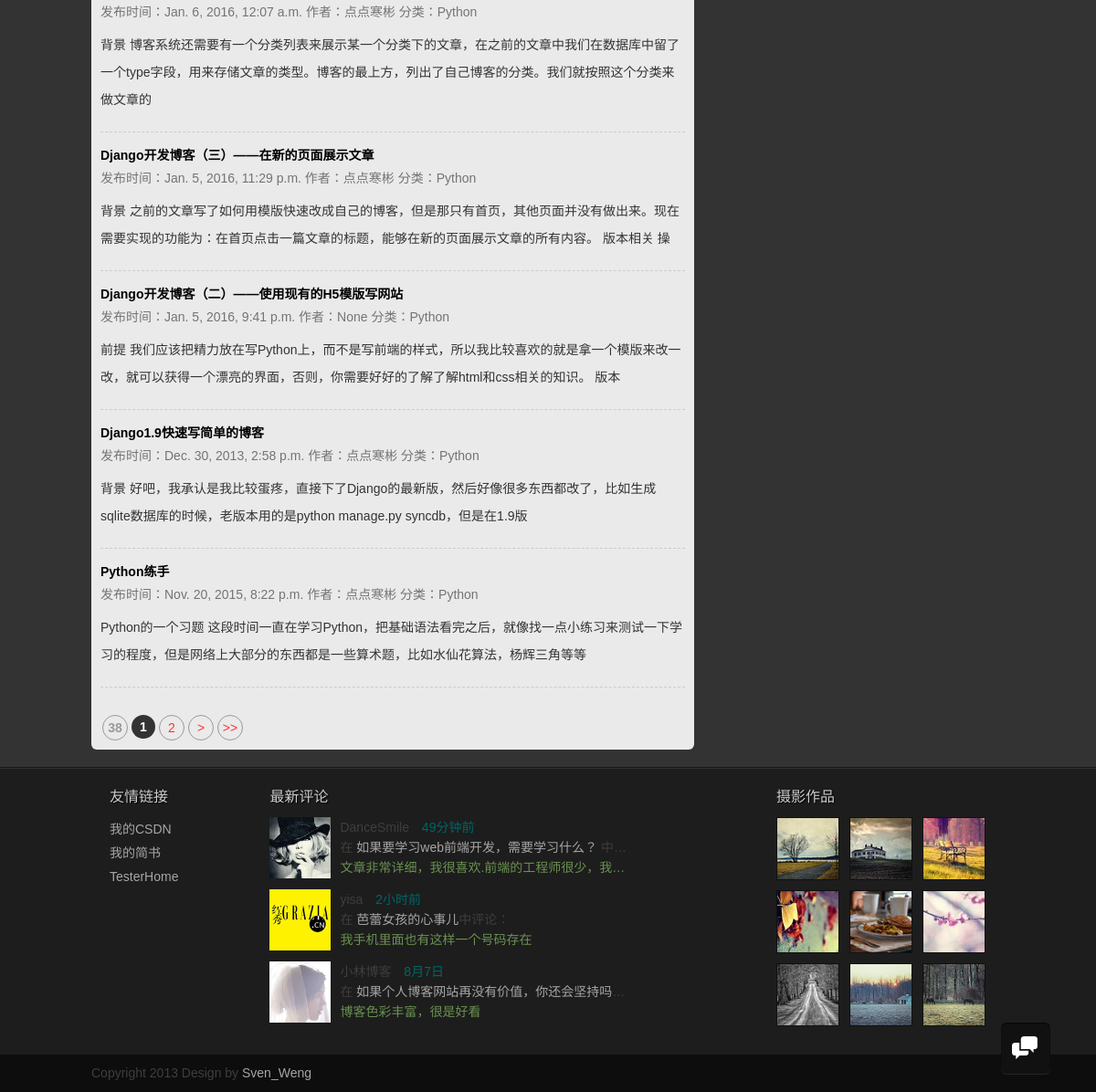
Page /grzx/Python/ (lower part) on the earlier database version.
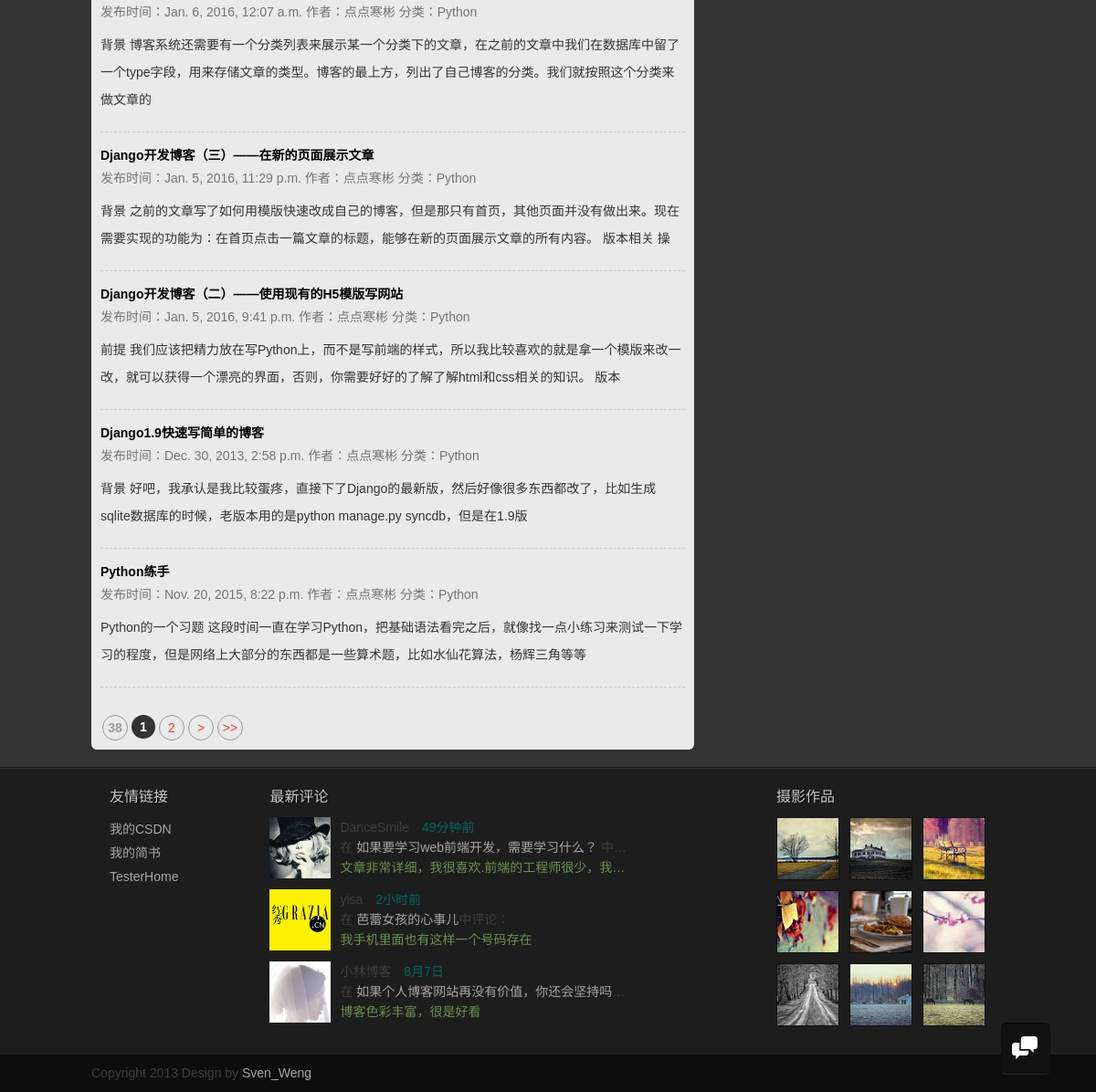
Same page on the later database version.
### grzx/models.py (models this page shows)
class BlogBody(models.Model):
    blog_title = models.CharField(max_length=50)
    blog_body = models.TextField()
    blog_type = models.CharField(max_length=50)
    blog_timestamp = models.DateTimeField()
    blog_imgurl = models.CharField(max_length=50, blank=True, null=True)
    blog_author = models.CharField(max_length=20, null=True)
    blog_ismarkdown = models.CharField(max_length=1, null=True)
    blog_like = models.IntegerField(null=True)
    blog_clicknum = models.IntegerField(null=True)

### grzx/views.py (the view)
def python(request):
    python_blog = BlogBody.objects.filter(blog_type='Python')[::-1]
    return render(request, 'python_list.html', {'python_blog': python_blog})

### grzx/templates/python_list.html (shortened to what this page needs)
{% extends "base.html" %}
{% block bodycontent %}
<div id="mainbody">
  <div class="blogs">
    <div class="newlist">
<ul>
    {% for x in python_blog %}
        <p class="ptit"><b><a href="{% url 'article' x.id %}"> {{ x.blog_title }}</a></b></p>
        <p class="ptime">发布时间：{{ x.blog_timestamp }} 作者：{{ x.blog_author }}  分类：{{ x.blog_type }} </p>
        <div class="pcon">{{ x.blog_body | slice:':100'}}</div>
        <div class="line"></div>
    {% endfor %}
</ul>
<div class="page">
    <a title="Total record"><b>38</b></a>
    <b>1</b><a href="/jstt/index_2.html">2</a>
    <a href="/jstt/index_2.html">></a>
    <a href="/jstt/index_2.html">>></a></div>
</div>
  </div>
</div>
{% endblock bodycontent %}

Differences in the rows shown:
changed BlogBody "Django开发博客（二）——使用现有的H5模版写网站": blog_author "None" → "点点寒彬"
